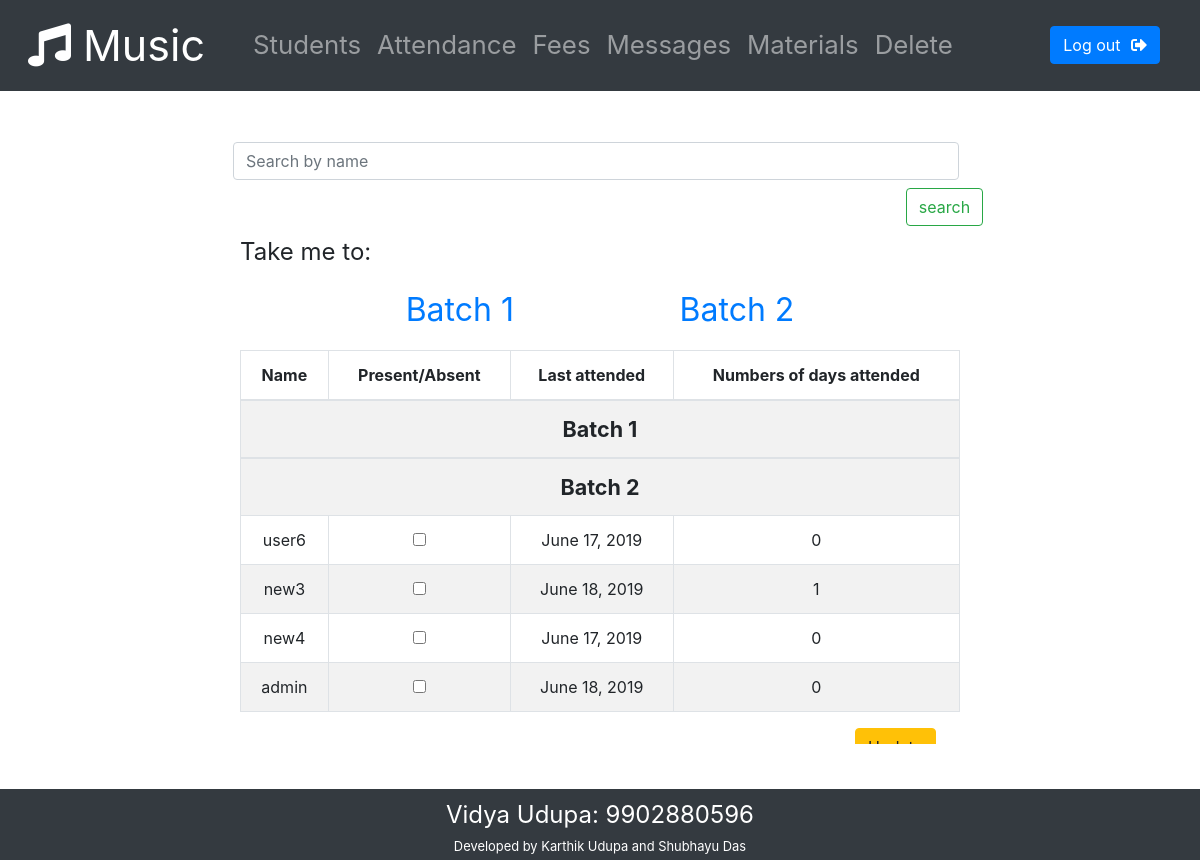
The page /admin-home/attendance/ (signed in) on the database as committed earlier.
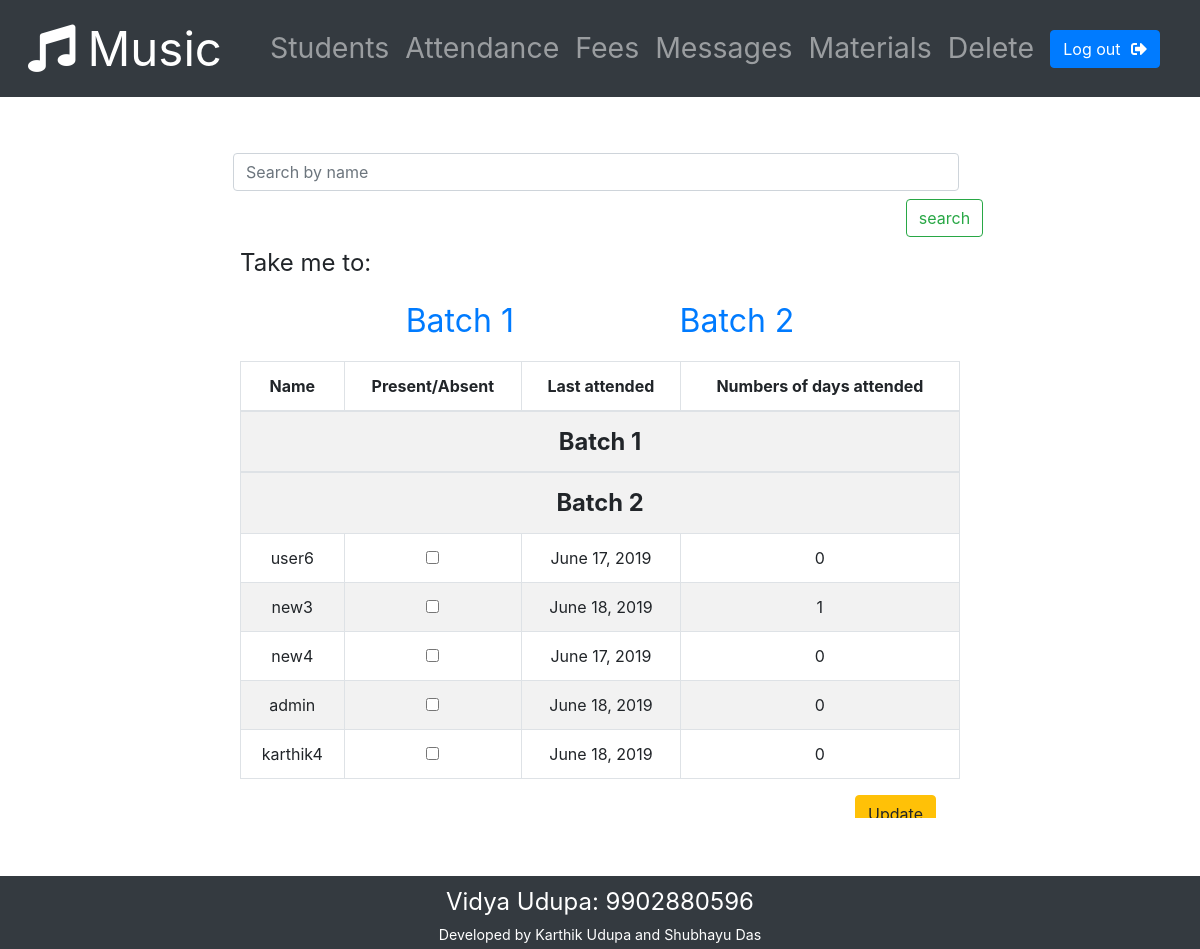
The same page on the database as committed later.
### Registry/models.py (models this page shows)
class storeData(models.Model):
    id = models.AutoField(primary_key=True)
    username = models.CharField(max_length=100, default = "", verbose_name = "Student Name")
    phone_regex = RegexValidator(regex = r'^[0-9]{10}$', message = "Phone number must be of the form: 9876543210.")
    phone_number = models.CharField(validators = [phone_regex], max_length=11, verbose_name = "Phone Number")
    batch_number = models.IntegerField(default = 0, verbose_name = "Batch number")
    password = models.CharField(max_length = 30, verbose_name = "Password")
    no_of_class_attended = models.IntegerField(default = 0)
    last_class_attended = models.DateTimeField(auto_now_add = True)
    last_fees_paid = models.DateTimeField(default = datetime(1970, 1, 1, tzinfo=timezone('Asia/Kolkata')))
    validated = models.BooleanField(default = False)
    is_superuser = models.BooleanField(default = False)
    is_logged_in = models.BooleanField(default = False, verbose_name = "Logged in status")
    unseen_message_count = models.IntegerField(default = 0)
    unseen_file_count = models.IntegerField(default = 0)
    email_address = models.EmailField()

### Registry/views.py (the view)
# urls.py: path('admin-home/attendance/', views.attendance, name = 'attendance'),
def attendance(request):
    if checkStatus(request, sudo = True) == "superuser":
        args = {}
        if request.method == 'POST':
            if 'attendance' in request.POST:
                present = []
                form = AttendanceForm(request.POST)
                if form.is_valid:
                    for user in storeData.objects.values():
                        if request.POST.get(str(user['id'])):
                            present.append(user['id'])
                    markPresent(present)
                    return redirect('studentsData')
            if 'search' in request.POST:
                LIST_OF_CHOICES_1 = []
                LIST_OF_CHOICES_2 = []
                search = request.POST.get("search_field")
                similar_users = storeData.objects.filter(username__icontains=search)
                similar_users = similar_users.values()
                form = AttendanceForm()
                for user in similar_users:
                    if not user['is_superuser'] and user['validated']:
                        if user['batch_number'] == 1:
                            LIST_OF_CHOICES_1.append({'name': user['username'], 'id': user['id'], 'number': user['no_of_class_attended'], 'lastAttended': user['last_class_attended'].date()})
                        else:
                            LIST_OF_CHOICES_2.append({'name': user['username'], 'id': user['id'], 'number': user['no_of_class_attended'], 'lastAttended': user['last_class_attended'].date()})
                args = {'form': form ,'students': {"batch1": LIST_OF_CHOICES_1, "batch2": LIST_OF_CHOICES_2}}
                return render(request, 'Registry/attendance.html', args)
        else:
            LIST_OF_CHOICES_1 = []
            LIST_OF_CHOICES_2 = []
            form = AttendanceForm()
            for user in storeData.objects.values():
                if not user['is_superuser'] and user['validated']:
                    if user['batch_number'] == 1:
                        LIST_OF_CHOICES_1.append({'name': user['username'], 'id': user['id'], 'number': user['no_of_class_attended'], 'lastAttended': user['last_class_attended'].date()})
                    else:
                        LIST_OF_CHOICES_2.append({'name': user['username'], 'id': user['id'], 'number': user['no_of_class_attended'], 'lastAttended': user['last_class_attended'].date()})
            args = {'form': form ,'students': {"batch1": LIST_OF_CHOICES_1, "batch2": LIST_OF_CHOICES_2}}
        return render(request, 'Registry/attendance.html', args)
    else:
        errorMessage(request, 'notSignedIn')
        return redirect('home')

### Registry/forms.py
class AttendanceForm(forms.Form):
    choices = forms.MultipleChoiceField(widget=forms.CheckboxSelectMultiple, required = False)
    search_field = forms.CharField()

### Registry/views.py (called while the page is built)
def checkStatus(request, sudo = False):
    userId = request.session.get('user_info')
    try:
        user = storeData.objects.get(id = userId)
        if userId is not None and userId is not -1:
            if user.is_superuser:
                if sudo:
                    return "superuser"
                else:
                    return False
            else:
                return True
        else:
            return False
    except:
        return False

### Registry/templates/Registry/attendance.html (shortened to what this page needs)
{% extends "Registry/adminBase.html" %}
{% load static %}
{% block style %}
    <link rel="stylesheet" href = {% static "css/attendance.css" %}>
{% endblock %}
{% block body %}
    <div id = "attendanceAll">
        <form method="POST">
            <div class="row p-2">
                <input class="form-control mr-sm-2 mb-md-2" type="search" placeholder="Search by name" aria-label="Search" name = "search_field">
                <input type="submit" name="search" value="search" class="btn btn-outline-success my-2 my-sm-0 offset-9 offset-md-11" id = "submit">
            </div>
            <p id = "niceness">Take me to:</p>
            <ul id = "guides">
                <li>
                    <a href="#batch1">Batch 1</a>
                </li>
                <li>
                    <a href="#batch2">Batch 2</a>
                </li>
            </ul>
            <div class = "form-group" id = "formTable">
                <table class = 'table table-striped table-bordered'>
                    <thead>
                        <th>Name</th>
                        <th>Present/<br id = "mobile">Absent</th>
                        <th>Last attended</th>
                        <th>Numbers of days attended</th>
                    </thead>
                    <div>
                        <tbody>
                            <tr>
                                <th colspan="4" id = "batch1">Batch 1</th>
                            </tr>
                        </tbody>
                    </div>
                    <div >
                        <tbody>
                            <tr>
                                <th colspan="4" id = "batch2">Batch 2</th>
                            </tr>
                            {% for student in students.batch2 %}
                            <tr>
                                <td>{{ student.name }}</td>
                                <th><input type="checkbox" name="{{student.id}}"></th>
                                <td>{{ student.lastAttended }}</td>
                                <td>{{ student.number }}</td>
                            </tr>
                            {% endfor %}
                        </tbody>
                    </div>
                </table>
                <input type="submit"name = "attendance" id = "update-attendance" value="Update" class="btn login-btn btn-warning float-right" id = "submit">
            </div>
        </form>
    </div>
{% endblock %}

Rows that differ between the two databases and show on the page:
added storeData: name "karthik4"
Other text that changed with them:
new list line: "☐ June 18, 2019 0"
